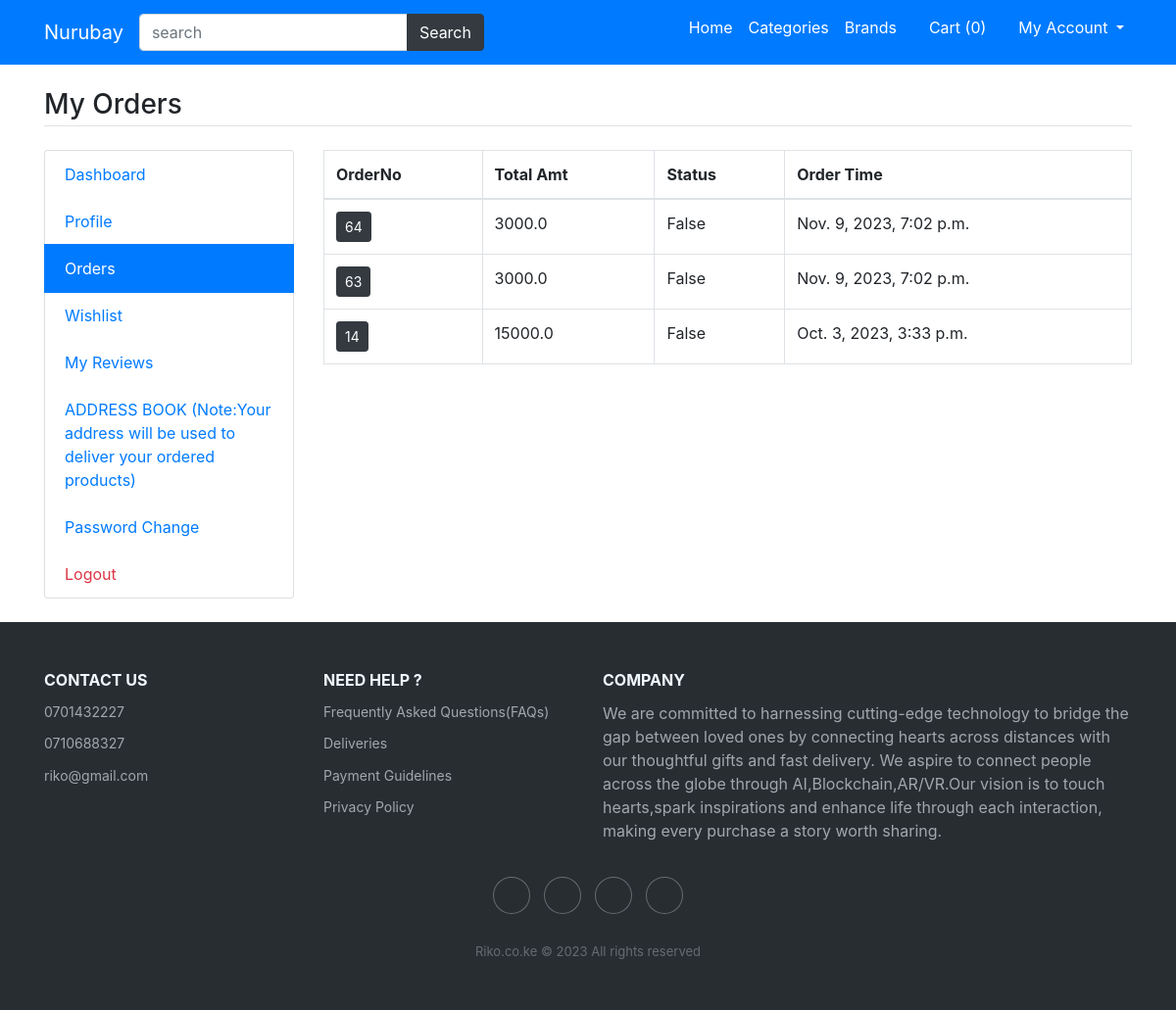
The page /my-orders (signed in) on the database as committed earlier.
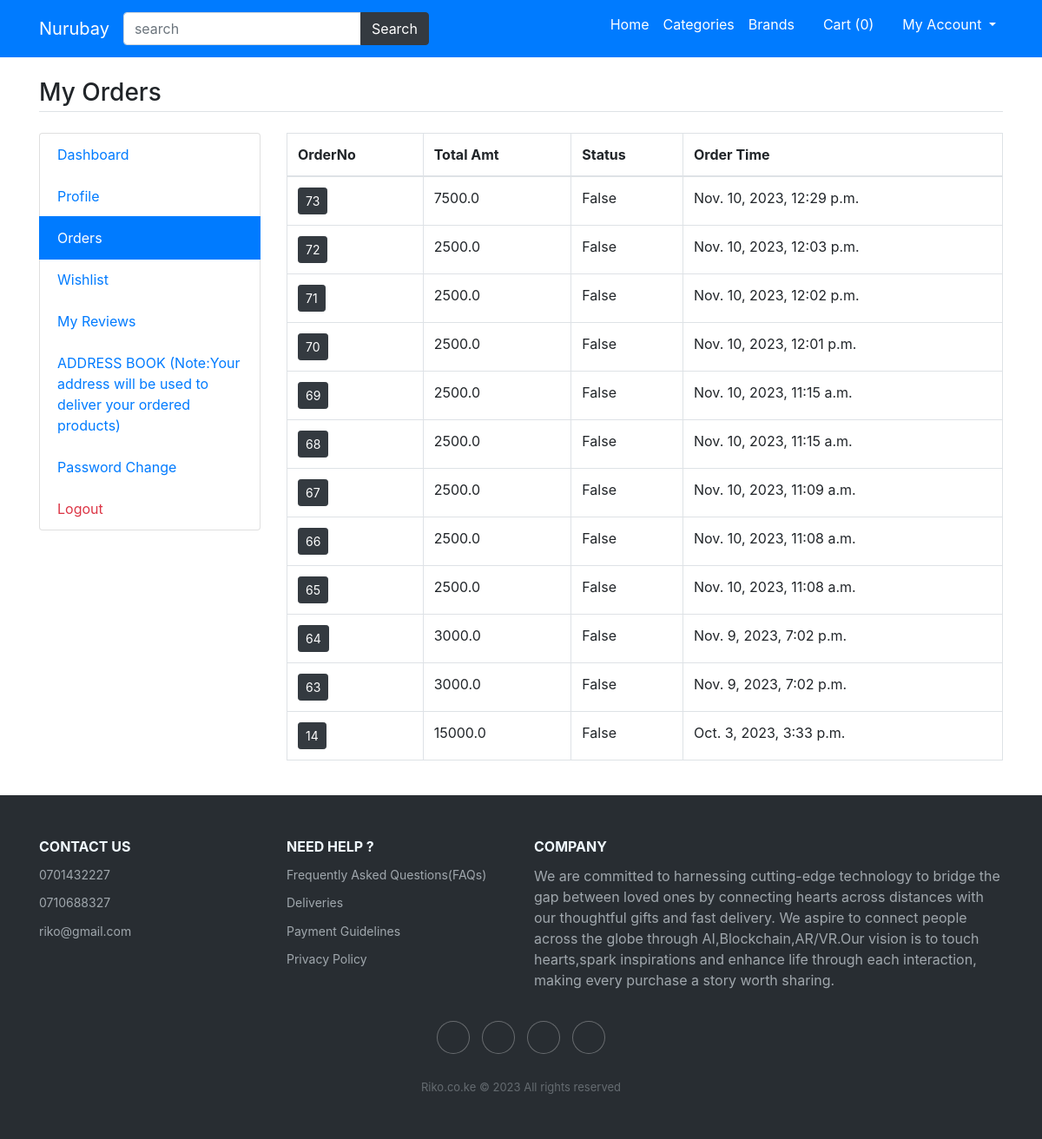
The same page on the database as committed later.
### main/models.py (models this page shows)
class CartOrder(models.Model):
    user=models.ForeignKey(User,on_delete=models.CASCADE)
    total_amt=models.FloatField()
    paid_status=models.BooleanField(default=False)
    order_dt=models.DateTimeField(auto_now_add=True)
    order_status=models.CharField(choices=status_choice,default='process',max_length=150)
    class Meta:
        verbose_name_plural='8. Orders'

### main/views.py (the view)
# urls.py: path('my-orders',views.my_orders, name='my_orders'),
def my_orders(request):
	orders=CartOrder.objects.filter(user=request.user).order_by('-id')
	return render(request, 'user/orders.html',{'orders':orders})

### main/templates/user/orders.html
{% extends 'base.html' %}
{% load static %}
{% block content %}
<main class="container my-4">
	<h3 class="my-4 border-bottom pb-1">My Orders</h3>
	<div class="row">
		<div class="col-md-3">
			{% include 'user/user-sidebar.html' %}
		</div>
		<div class="col-md-9">
			<div class="table-responsive">
				<table class="table-bordered table">
					<thead>
						<tr>
							<th>OrderNo</th>
							<th>Total Amt</th>
							<th>Status</th>
							<th>Order Time</th>
						</tr>
					</thead>
					<tbody>
						{% for order in orders %}
						<tr>
							<td><a href="{% url 'my_order_items' order.id %}" class="btn btn-sm btn-dark">{{order.id}}</a></td>
							<td>{{order.total_amt}}</td>
							<td>{{order.paid_status}}</td>
							<td>{{order.order_dt}}</td>
						</tr>
						{% endfor %}
					</tbody>
				</table>
			</div>
		</div>
	</div>
</main>
{% endblock %}

### main/templates/base.html (shortened to what this page needs)
{% load static %}
<!DOCTYPE html>
<html>
<head>
	<link rel="stylesheet" type="text/css" href="{% static 'fontawesome-free/css/all.min.css' %}" />
	<link rel="stylesheet" type="text/css" href="{% static 'bs4/bootstrap.min.css' %}" />
	<link rel="stylesheet" type="text/css" href="{% static 'custom.css' %}" />
	<link rel="stylesheet" href="{% static '/footer.css' %}">
	<link rel="stylesheet" type="text/css" href="{% static 'faqs.css' %}">
	<link rel="stylesheet" type="text/css" href="{% static 'delivery.css' %}">
	<link rel="stylesheet" type="text/css" href="{% static 'guideline.css' %}">
	<link rel="stylesheet" type="text/css" href="{% static 'privacy.css' %}">
	<link rel="stylesheet" href="https://cdnjs.cloudflare.com/ajax/libs/twitter-bootstrap/4.1.3/css/bootstrap.min.css">
	<link rel="stylesheet" href="https://cdnjs.cloudflare.com/ajax/libs/ionicons/2.0.1/css/ionicons.min.css">
</head>
<body>
		<nav class="navbar navbar-expand-lg navbar-dark bg-primary">
		<div class="container">
		  <a class="navbar-brand" href="/">Nurubay</a>
		  <div class="collapse navbar-collapse" id="navbarNav">
		  	<form class="form-inline my-2 my-lg-0" action="/search">
		      <div class="input-group">
				  <input name="q" type="text" class="form-control" placeholder="search" />
				  <div class="input-group-append">
				    <button class="btn btn-dark" type="submit" id="button-addon2">Search</button>
				  </div>
				</div>
		    </form>
		    <ul class="navbar-nav ml-auto">
		      <li class="nav-item">
		        <a class="nav-link text-white" href="/">Home</a>
		      </li>
		      <li class="nav-item">
		        <a class="nav-link text-white" href="{% url 'category-list' %}">Categories</a>
		      </li>
		      <li class="nav-item">
		        <a class="nav-link text-white" href="{% url 'brand-list' %}">Brands</a>
		      </li>
		      <li class="nav-item">
		        <a class="nav-link text-white" href="{% url 'cart' %}"><i class="fa fa-shopping-cart"></i> Cart (<span class="cart-list">{{request.session.cartdata|length}}</span>)</a>
		      </li>
		      <li class="nav-item dropdown">
		        <a class="nav-link text-white dropdown-toggle" href="#" id="navbarDropdown" role="button" data-toggle="dropdown" aria-haspopup="true" aria-expanded="false">
		          <i class="fa fa-user"></i> My Account
		        </a>
		      </li>
		    </ul>
		  </div>
		</div>
    </nav>
    {% block content %}
    {% endblock %}
	<body>
		<div class="footer-dark">
			<footer>
				<div class="container">
					<div class="row">
						<div class="col-sm-6 col-md-3 item">
							<h3>CONTACT US</h3>
							<ul>
								<li><a href="#">0701432227</a></li>
								<li><a href="#">0710688327</a></li>
								<li><a href="#">riko@gmail.com</a></li>
							</ul>
						</div>
						<div class="col-sm-6 col-md-3 item">
							<h3>NEED HELP ?</h3>
							<ul>
								<li><a href="{% static 'faq.html' %}">Frequently Asked Questions(FAQs)</a></li>
								<li><a href="{% static 'delivery.html' %}">Deliveries</a></li>
								<li><a href="{% static 'guideline.html' %}">Payment Guidelines</a></li>
								<li><a href="{% static 'privacy.html' %}">Privacy Policy</a></li>
							</ul>
						</div>
						<div class="col-md-6 item text">
							<h3>COMPANY</h3>
							<p>We are committed to harnessing cutting-edge technology to bridge the gap between loved
								ones by connecting hearts across distances with our thoughtful gifts and fast delivery.
								We aspire to connect people across the globe through AI,Blockchain,AR/VR.Our vision
								is to touch hearts,spark inspirations and enhance life through each interaction, making
								every purchase a story worth sharing.
							</p>
						</div>
						<div class="col item social"><a href="#"></a><a href="#"></a><a href="#"></a><a href="#"></a></div>
					</div>
					<p class="copyright">Riko.co.ke © 2023 All rights reserved</p>
				</div>
			</footer>
		</div>
	</body>
	</html>
</body>
</html>

### main/templates/user/user-sidebar.html
<div class="list-group">
	<a href="{% url 'my_dashboard' %}" class="list-group-item {% if request.path == '/my-dashboard' %}active {% endif %}">Dashboard</a>
	<a href="{% url 'edit-profile' %}" class="list-group-item {% if request.path == '/edit-profile' %}active {% endif %}">Profile</a>
	<a href="{% url 'my_orders' %}" class="list-group-item {% if request.path == '/my-orders' %}active {% endif %}">Orders</a>
	<a href="{% url 'my_wishlist' %}" class="list-group-item {% if request.path == '/my-wishlist' %}active {% endif %}">Wishlist</a>
	<a href="{% url 'my-reviews' %}" class="list-group-item {% if request.path == '/my-reviews' %}active {% endif %}">My Reviews</a>
	<a href="{% url 'my-addressbook' %}" class="list-group-item {% if request.path == '/my-addressbook' %}active {% endif %}">ADDRESS BOOK (Note:Your address will be used to deliver your ordered products)</a>
	<a href="{% url 'password_change' %}" class="list-group-item {% if request.path == '/accounts/password_change/' %}active {% endif %}">Password Change</a>
	<a href="{% url 'logout' %}" class="text-danger list-group-item">Logout</a>
</div>

### main/static/footer.css (style rules this page uses)
.footer-dark { padding:50px 0; color:#f0f9ff; background-color:#282d32; }
.footer-dark h3 { margin-top:0; margin-bottom:12px; font-weight:bold; font-size:16px; }
.footer-dark ul { padding:0; list-style:none; line-height:1.6; font-size:14px; margin-bottom:0; }
.footer-dark ul a { color:inherit; text-decoration:none; opacity:0.6; }
.footer-dark .item.text { margin-bottom:36px; }
.footer-dark .item.text p { opacity:0.6; margin-bottom:0; }
.footer-dark .item.social { text-align:center; }
.footer-dark .item.social > a { font-size:20px; width:36px; height:36px; line-height:36px; display:inline-block; text-align:center; border-radius:50%; box-shadow:0 0 0 1px rgba(255,255,255,0.4); margin:0 8px; color:#fff; opacity:0.75; }
.footer-dark .copyright { text-align:center; padding-top:24px; opacity:0.3; font-size:13px; margin-bottom:0; }

### main/static/faqs.css (style rules this page uses)
body { font-family: Arial, sans-serif; background-color: #f5f5f5; }

### main/static/delivery.css (style rules this page uses)
body { font-family: Arial, sans-serif; background-color: #f5f5f5; }

### main/static/guideline.css (style rules this page uses)
body { font-family: Arial, sans-serif; background-color: #f5f5f5; }
p { margin-top: 10px; }

### main/static/privacy.css (style rules this page uses)
body { font-family: Arial, sans-serif; margin: 0; padding: 0; }
li { margin-bottom: 10px; }
a { text-decoration: none; color: #0074D9; }

Rows that differ between the two databases and show on the page:
added CartOrder: id "73", total_amt "7500.0", paid_status "False", order_dt "Nov. 10, 2023, 12:29 p.m."
added CartOrder: id "72", total_amt "2500.0", paid_status "False", order_dt "Nov. 10, 2023, 12:03 p.m."
added CartOrder: id "71", total_amt "2500.0", paid_status "False", order_dt "Nov. 10, 2023, 12:02 p.m."
added CartOrder: id "70", total_amt "2500.0", paid_status "False", order_dt "Nov. 10, 2023, 12:01 p.m."
added CartOrder: id "69", total_amt "2500.0", paid_status "False", order_dt "Nov. 10, 2023, 11:15 a.m."
added CartOrder: id "68", total_amt "2500.0", paid_status "False", order_dt "Nov. 10, 2023, 11:15 a.m."
added CartOrder: id "67", total_amt "2500.0", paid_status "False", order_dt "Nov. 10, 2023, 11:09 a.m."
added CartOrder: id "66", total_amt "2500.0", paid_status "False", order_dt "Nov. 10, 2023, 11:08 a.m."
added CartOrder: id "65", total_amt "2500.0", paid_status "False", order_dt "Nov. 10, 2023, 11:08 a.m."
